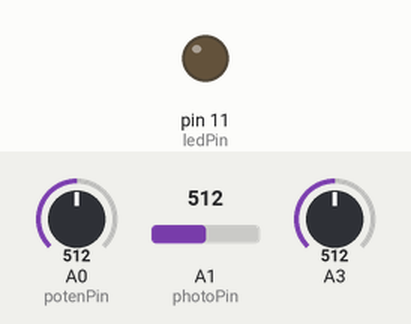
Bench run of a sketch on a simulated Arduino Uno, built with avr-gcc and run on an emulated ATmega328P. On the bench: output pins drawn as LEDs (lit = HIGH). The test bench sets the inputs (shaded band); at power-on: A1 (photoPin) = 512, A0 (potenPin) = 512, A3 = 512. What the sketch prints to the serial monitor is not drawn.

Above: at 1.2 s.
1.3 s: A1 (photoPin) set to 543
2.8 s: A1 (photoPin) set to 565
At 3.26 s:
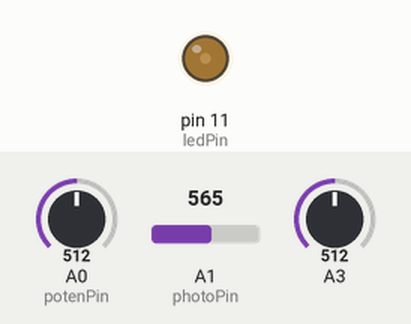
At 3.86 s:
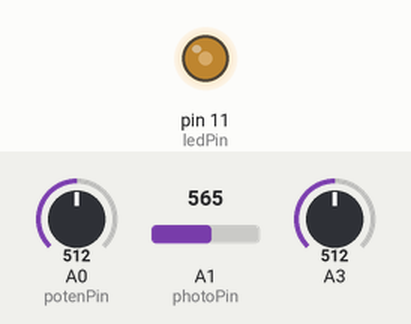
Timing chart, 0 to 11.8 s (numbered marks = the images above; inputs shaded):
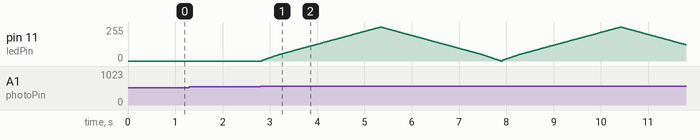

The sketch:

beta.ino
```cpp
const int potenPin = 0;
const int photoPin = 1;
const int ledPin = 11;
int fadeLevel = 0;
boolean fadeUp = true;
int ledState = LOW;
int x = 0;
int y = 0;


void setup() {
  // put your setup code here, to run once:
  pinMode(ledPin, OUTPUT);
  Serial.begin(9600);

}

void loop() {
  // put your main code here, to run repeatedly:
  x = analogRead(potenPin);
  y = analogRead(photoPin);
  analogRead(ledPin);
  analogWrite(ledPin, fadeLevel / 2);

  if (y >= 550) {
    ledState = HIGH;
    if (ledState == HIGH) {
      if (fadeUp == true) {
        fadeLevel++;
        if (fadeLevel == 510) {
          fadeUp = false;
        }
      } else {
        fadeLevel--;
        if (fadeLevel == 0) {
          fadeUp = true;
        }
      }
    }
  }
  if (y < 550) {
    ledState = LOW;
    fadeLevel = 0;
  }
  Serial.println(fadeLevel);
}
```

Measured:
- the behaviour switches between 549 and 550 on A1 (photoPin) (found by bisection; images 0 and 1)
